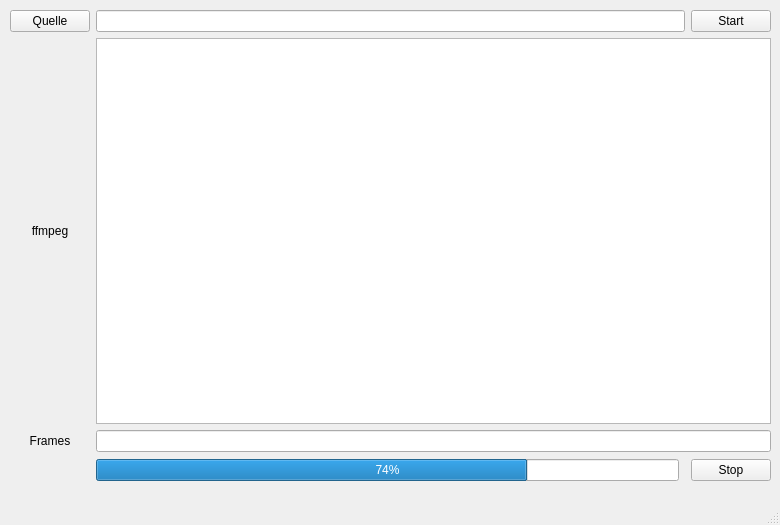
<?xml version="1.0" encoding="UTF-8"?>
<ui version="4.0">
 <class>MainWindow</class>
 <widget class="QMainWindow" name="MainWindow">
  <property name="geometry">
   <rect>
    <x>0</x>
    <y>0</y>
    <width>780</width>
    <height>525</height>
   </rect>
  </property>
  <property name="windowTitle">
   <string>TransCoder</string>
  </property>
  <property name="windowIcon">
   <iconset>
    <normaloff>XC.ico</normaloff>XC.ico</iconset>
  </property>
  <widget class="QWidget" name="centralwidget">
   <widget class="QWidget" name="gridLayoutWidget">
    <property name="geometry">
     <rect>
      <x>10</x>
      <y>10</y>
      <width>761</width>
      <height>471</height>
     </rect>
    </property>
    <layout class="QGridLayout" name="gridLayout" rowstretch="0,1,0,0,0" columnstretch="0,1,0,0">
     <item row="0" column="3">
      <widget class="QPushButton" name="btn_start">
       <property name="text">
        <string>Start</string>
       </property>
      </widget>
     </item>
     <item row="2" column="1" colspan="3">
      <widget class="QLineEdit" name="le_frames"/>
     </item>
     <item row="2" column="0">
      <widget class="QLabel" name="label_2">
       <property name="minimumSize">
        <size>
         <width>60</width>
         <height>0</height>
        </size>
       </property>
       <property name="text">
        <string>Frames</string>
       </property>
       <property name="alignment">
        <set>Qt::AlignCenter</set>
       </property>
      </widget>
     </item>
     <item row="3" column="0">
      <spacer name="verticalSpacer">
       <property name="orientation">
        <enum>Qt::Vertical</enum>
       </property>
       <property name="sizeHint" stdset="0">
        <size>
         <width>20</width>
         <height>1</height>
        </size>
       </property>
      </spacer>
     </item>
     <item row="0" column="0">
      <widget class="QPushButton" name="btn_quelle">
       <property name="text">
        <string>Quelle</string>
       </property>
      </widget>
     </item>
     <item row="1" column="0">
      <widget class="QLabel" name="label">
       <property name="minimumSize">
        <size>
         <width>60</width>
         <height>0</height>
        </size>
       </property>
       <property name="text">
        <string>ffmpeg</string>
       </property>
       <property name="alignment">
        <set>Qt::AlignCenter</set>
       </property>
      </widget>
     </item>
     <item row="1" column="1" colspan="3">
      <widget class="QPlainTextEdit" name="te_ffmpeg"/>
     </item>
     <item row="4" column="0">
      <spacer name="horizontalSpacer">
       <property name="orientation">
        <enum>Qt::Horizontal</enum>
       </property>
       <property name="sizeHint" stdset="0">
        <size>
         <width>60</width>
         <height>20</height>
        </size>
       </property>
      </spacer>
     </item>
     <item row="4" column="3">
      <widget class="QPushButton" name="btn_stop">
       <property name="text">
        <string>Stop</string>
       </property>
      </widget>
     </item>
     <item row="4" column="1">
      <widget class="QProgressBar" name="progressBar">
       <property name="value">
        <number>74</number>
       </property>
       <property name="alignment">
        <set>Qt::AlignCenter</set>
       </property>
      </widget>
     </item>
     <item row="0" column="1" colspan="2">
      <widget class="QLineEdit" name="le_quelle"/>
     </item>
    </layout>
   </widget>
  </widget>
  <widget class="QMenuBar" name="menubar">
   <property name="geometry">
    <rect>
     <x>0</x>
     <y>0</y>
     <width>780</width>
     <height>21</height>
    </rect>
   </property>
  </widget>
  <widget class="QStatusBar" name="statusbar"/>
 </widget>
 <resources/>
 <connections/>
</ui>
